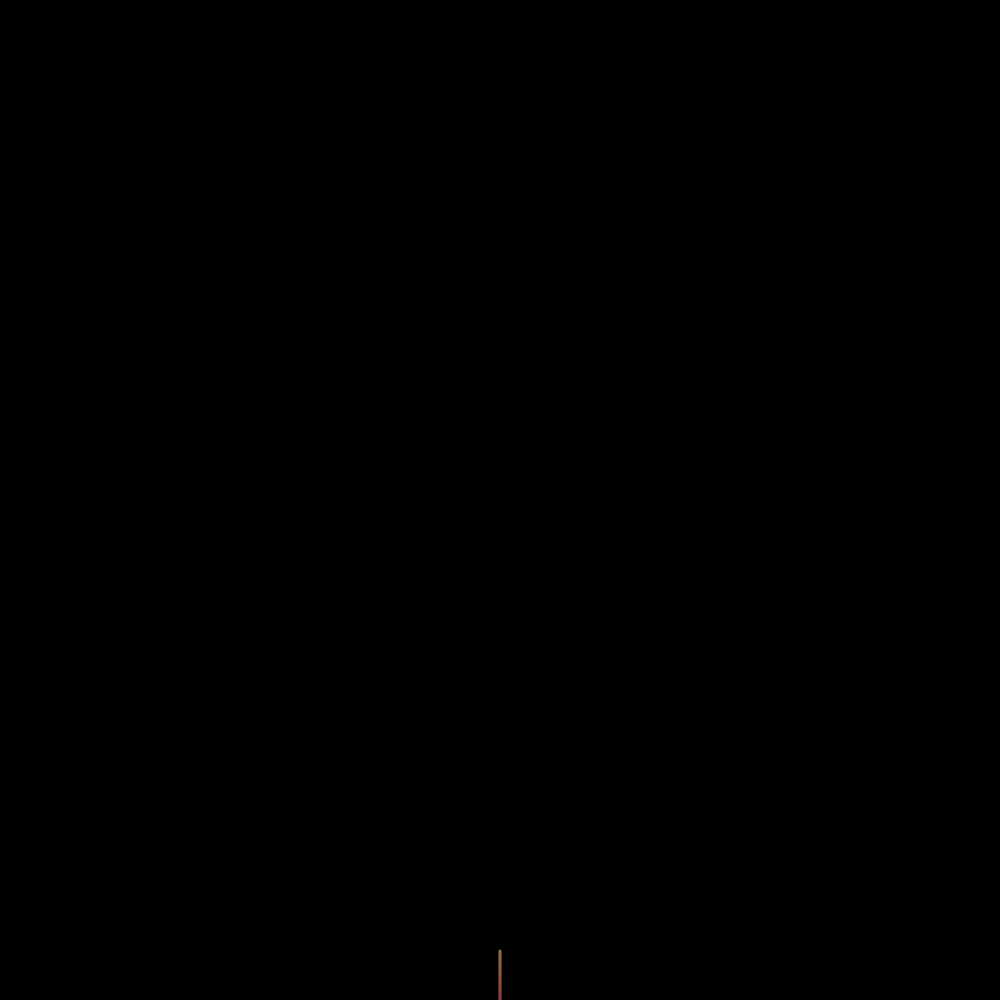
Frame 1 (no input)
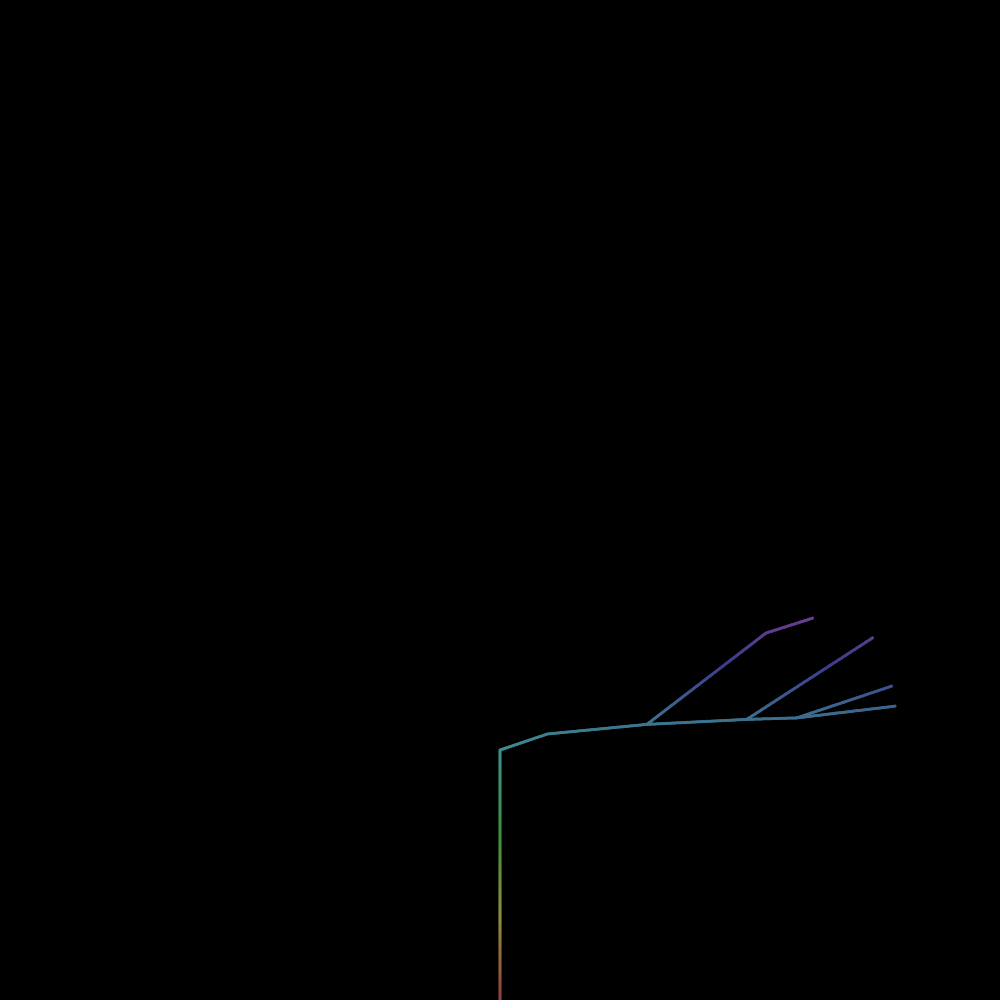
Frame 60 (no input)
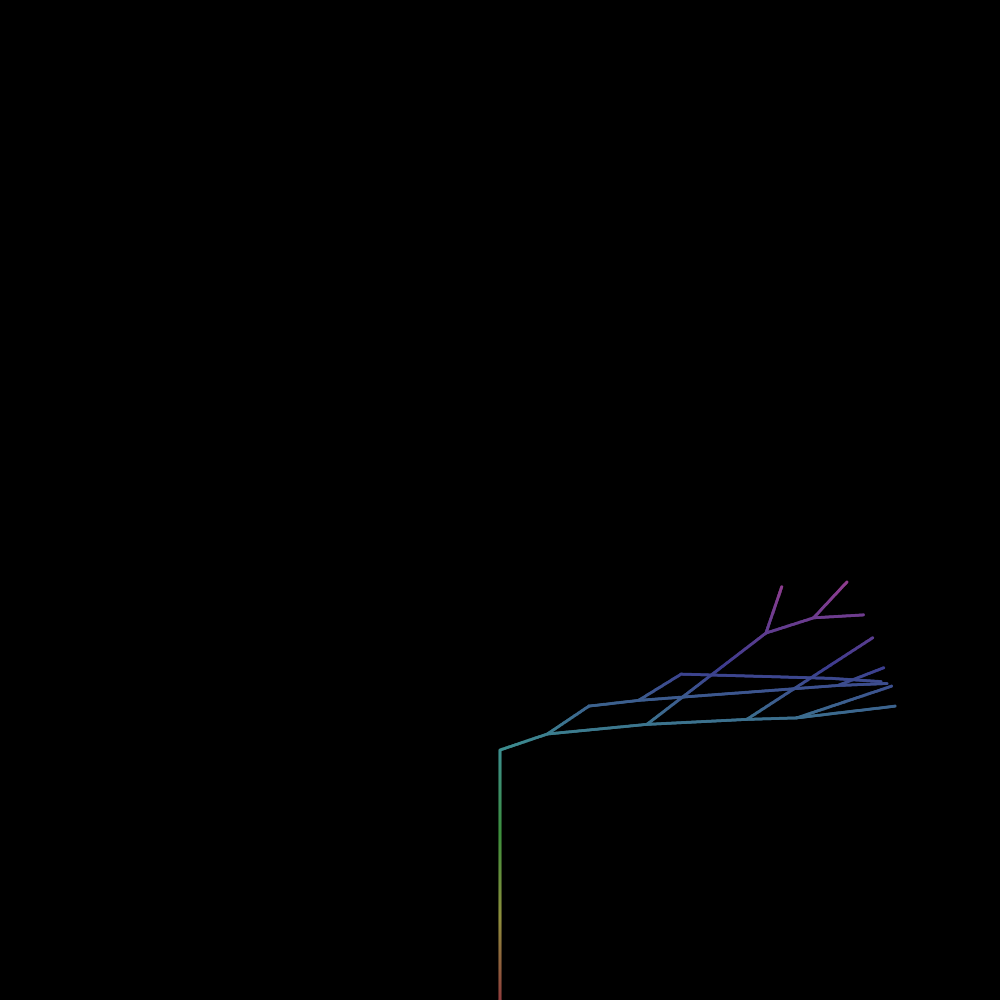
Frame 120 (the mouse pressed at the canvas centre since frame 60)

The p5.js sketch that drew these frames (run headless with seeded random() and noise() and a simulated clock; from frame 60 on, the mouse is pressed at the canvas centre):

// p5.js sketch
// ── sketch.js
// seaweed

let s = 'FFFFF[---X][-X][+X][+++X]'; // the string we will manipulate
let x, y, th; // xy coordinates and angle of travel
let blue, green; // colors to lerp between
let t = -5;

function setup() {
    // set some drawing parameters
    createCanvas(1000, 1000);
    colorMode(HSL, 500)
    noStroke()
    background("black");
    strokeWeight(2);
    angleMode(DEGREES);
    // use the grammar to generate a string
    console.log('generating...');
    for (let iter = 0; iter < 8; iter++) {
        let next = '';
        let order = 0;
        for (let i = 0; i < s.length; i++) {
            let c = s.charAt(i);
            if (c === '[') {
                order += 0.5;
            } else if (c === ']') {
                order -= 0.5;
            }
            if (c === 'X') {
                let prob = 0.8;
                if (order > 3) {
                    prob = 0.3;
                }
                if (Math.random() < prob) {
                    next += '[[-FX]+[FX]]';
                } else {
                    next += 'FX';
                }
            } else {
                next += c;
            }
        }
        s = next;
        console.log(s);
    }
    // start at the bottom middle
    x = width / 2;
    y = height;
    // start pointing up
    th = 90;

    blue = color("blue");
    green = color("green");
}



let i = 0; // string index
let stack = []; // to store configs when encountering brackets
const dl = 50; // forward draw distance (pixels)
const dth = 25; // average rotation angle (degrees)
const max_inc_th = 10 // maximum deviation from average rotationg angle (degrees)
const ath = 10; // adjustment angle (degrees)


function draw() {
    function gradientLine(x1, y1, x2, y2, c1, c2, sz) {
        const d = dist(x1, y1, x2, y2)
        for (let i = 0; i < d; i++) {
          const step = map(i, 0, d, 0, 1)
          const x = lerp(x1, x2, step)
          const y = lerp(y1, y2, step)
          const c = lerpColor(c1, c2, step)
          fill(c)
          ellipse(x, y, sz, sz)
        }
    }

    function normal(n=8) {
        let sum = 0;
        for (let i = 0; i < n; i++) {
            sum += Math.random();
        }
        return ((sum / n) * 2) - 1; // mean is 0, output in [-1, 1]
    }

    function boundary(i) {
        return ((i - width / 2)**2) * 0.0005 + 500
        // return 140 * log(i) - 300
    }

    function pre_boundary(i, width=dl/2) {
        return boundary(i) + width; 
    }

    for (let i = 0; i < width; i++) {
        point(i, boundary(i));
        point(i, pre_boundary(i));
    }


    let c = s.charAt(i);
    if (c === 'F') {
        // draw forward
        let xp = x + dl * cos(th);
        // while (y - dl * sin(th) < boundary(xp)) {
        //     th -= ath * (normal() + 1);
        // }
        let yp = y - dl * sin(th);
        if (yp >= boundary(xp)) {
            if (y >= pre_boundary(xp)) {
                while (y - dl * sin(th) < boundary(xp)) {
                        th -= ath * (normal() + 1);
                    }
                yp = y - dl * sin(th);
            }
            // stroke(lerpColor(green, blue, sigmoid(t)));
            gradientLine(x, y, xp, yp, color(1000 - y, 200, 200), color(1000 - yp, 200, 200), 3);
            // line(x, y, xp, yp);
            x = xp;
            y = yp;
        }   
    } else if (c === '-') {
        // rotate left
        while (th - dth < 0) {
            th += ath * (normal() + 1);
        }
        th -= dth + max_inc_th * (Math.random() * 2 - 1);
    } else if (c === '+') {
        // rotate right
        while (th + dth > 180) {
            th -= ath * (normal() + 1);
        }
        th += dth + max_inc_th * (Math.random() * 2 - 1);
    } else if (c === '[') {
        // save current config
        stack.push([x, y, th]);
        t += 2;
    } else if (c === ']') {
        // get last saved config
        [x, y, th] = stack.pop();
        t -= 2;
    } else if (c === 'X') {
    
    }

    i++;
    if (i == s.length) {
        // i = 0;
        // // clear the screen and reset coords
        // background("white");
        // console.log('reseting...');
        // x = width / 2;
        // y = height;
        // th = 90;
    }
}

function sigmoid(x) {
    return 1 / (1 + exp(-x));
}
